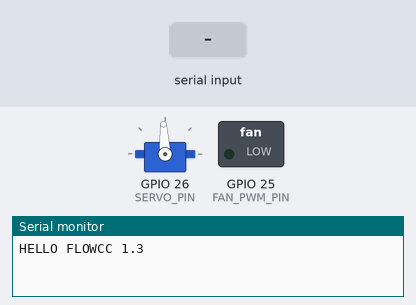
This sketch was run on a simulated ESP32. On the bench: servo, switched loads named in the sketch (green lamp = pin HIGH), the last lines printed to the serial monitor. The inputs (shaded band) are chosen by the test bench. Servo pulses on a pin are drawn as a servo (544–2400 µs = 0–180°).

Above: at 1.2 s.
1.3 s: "PWR 1\n" received over Serial
At 2.5 s:
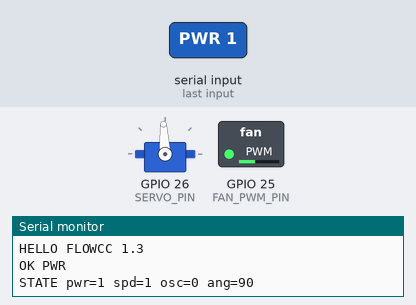
2.8 s: "PING 1\n" received over Serial
4.3 s: "PWR 150\n" received over Serial
Timing chart, 0 to 7.3 s (numbered marks = the images above; inputs shaded):
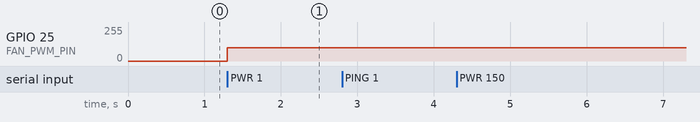

Measured:
- after the input at 1.3 s, GPIO 25 (FAN_PWM_PIN): 0/255 → 100/255 at once

The sketch:

esp32_fan.ino
```cpp
/*
 * FlowCC ESP32 参考固件 v1.3
 * ---------------------------
 * 与 FlowCC 桌面软件的「串口协议 v1.1」完全对应：
 *   主机 -> 设备: PWR 0/1 | SPD 1..3 | OSC 0/1 | ANG 0..180 | STATE? | PING
 *   设备 -> 主机: OK <CMD> | ERR <CMD> <CODE> | STATE pwr=x spd=x osc=x ang=x | PONG | HELLO FLOWCC 1.3
 *
 * 传输方式三选一（编译前修改 FLOWCC_TRANSPORT）：
 *   SERIAL  USB 串口，115200 8N1
 *   WIFI    TCP 服务，端口 3333（填写 WIFI_SSID / WIFI_PASS）
 *   BLE     BLE NUS（Nordic UART Service），广播名 FlowCC
 *
 * 硬件接线（以 ESP32 DevKit V1 为例）:
 *   GPIO25 --[1kΩ 电阻]--> N 沟道 MOSFET 栅极（如 AO3400 / IRLZ44N）
 *            MOSFET 源极 -> GND；漏极 -> 风扇负极；风扇正极 -> 电源正极
 *            风扇两端并联续流二极管 1N4007（方向：正极朝风扇电源正）
 *            栅极与 GND 之间接 10kΩ 下拉电阻，防止上电瞬间误启动
 *   GPIO26 --> 舵机信号线（SG90，用于摇头机构），红线 5V，棕线 GND
 *   风扇电源：5V 小风扇可用 USB 供电；12V 风扇需独立电源，与 ESP32 共地
 *
 * 说明:
 *   - 风扇 PWM 频率 20kHz（超出人耳范围，无电流声），8 位分辨率
 *   - 舵机用 LEDC 50Hz PWM 模拟，无需额外库
 *   - 档位 -> PWM 占空比映射见 SPEED_DUTY，可按实际风扇调整
 */

#define SERIAL 0
#define WIFI 1
#define BLE 2

#define FLOWCC_TRANSPORT SERIAL
#define WIFI_SSID "your-ssid"
#define WIFI_PASS "your-pass"
#define TCP_PORT 3333

const char FW_VERSION[] = "1.3";

// ---- 引脚与参数 ----
const int FAN_PWM_PIN   = 25;
const int SERVO_PIN     = 26;
const int PWM_FREQ      = 20000;   // 风扇 PWM 频率 Hz
const int PWM_RES       = 8;       // 8 位分辨率 0~255
const int SERVO_FREQ    = 50;      // 舵机 PWM 频率 Hz
const int SERVO_RES     = 16;      // 16 位分辨率
const int SERVO_MAX     = 65535;   // 16 位满量程对应 20ms 周期
const unsigned long SERVO_STEP_MS = 15;  // 摇头步进间隔

// 档位 -> PWM 占空比（0~255）。若风扇起步电压高，可抬高 1 档数值。
const int SPEED_DUTY[4] = {0, 100, 175, 255};

// ---- 状态 ----
bool  g_power = false;
int   g_speed = 1;      // 1..3
bool  g_osc   = false;
int   g_angle = 90;     // 手动摆头目标角度 0..180
int   g_servo_pos   = 90;   // 0..180
int   g_servo_dir   = 1;
unsigned long g_last_servo_ms = 0;
String g_line_buf;

void handleCommand(String line);  // 前置声明

// ---- 传输层（按 FLOWCC_TRANSPORT 编译） ----
#if FLOWCC_TRANSPORT == WIFI
#include <WiFi.h>
WiFiServer g_server(TCP_PORT);
WiFiClient g_client;
#elif FLOWCC_TRANSPORT == BLE
#include <BLEDevice.h>
#include <BLEServer.h>
#define NUS_SERVICE "6e400001-b5a3-f393-e0a9-e50e24dcca9e"
#define NUS_RX      "6e400002-b5a3-f393-e0a9-e50e24dcca9e"
#define NUS_TX      "6e400003-b5a3-f393-e0a9-e50e24dcca9e"
BLECharacteristic *g_tx = nullptr;
bool g_ble_connected = false;
#endif

void sendLine(const String &line) {
#if FLOWCC_TRANSPORT == SERIAL
  Serial.println(line);
#elif FLOWCC_TRANSPORT == WIFI
  if (g_client) g_client.println(line);
#elif FLOWCC_TRANSPORT == BLE
  if (g_ble_connected && g_tx) {
    String out = line + "\n";
    g_tx->setValue((uint8_t *)out.c_str(), out.length());
    g_tx->notify();
  }
#endif
}

void feedChar(char c) {
  if (c == '\n') {
    String line = g_line_buf;
    g_line_buf = "";
    handleCommand(line);
  } else if (c != '\r') {
    if (g_line_buf.length() < 64) g_line_buf += c;
  }
}

// ---- 输出控制 ----
void applyFan() {
  int duty = (g_power) ? SPEED_DUTY[g_speed] : 0;
  ledcWrite(FAN_PWM_PIN, duty);
}

void writeServo(int pos) {
  // 0..180 度映射到 1000..2000us 脉宽；20ms 周期下换算 16 位占空比
  long width_us = 1000L + (long)pos * 1000L / 180L;
  int duty = (int)(width_us * SERVO_MAX / 20000L);
  ledcWrite(SERVO_PIN, duty);
}

void reportState() {
  String s = "STATE pwr=";
  s += g_power ? 1 : 0;
  s += " spd="; s += g_speed;
  s += " osc="; s += g_osc ? 1 : 0;
  s += " ang="; s += g_angle;
  sendLine(s);
}

void handleCommand(String line) {
  line.trim();
  if (line.length() == 0) return;

  int sp = line.indexOf(' ');
  String cmd = (sp < 0) ? line : line.substring(0, sp);
  String arg = (sp < 0) ? "" : line.substring(sp + 1);
  cmd.trim();
  arg.trim();

  if (cmd == "PING") { sendLine("PONG"); return; }
  if (cmd == "STATE?") { sendLine("OK STATE?"); reportState(); return; }
  if (cmd == "PWR") {
    if (arg != "0" && arg != "1") { sendLine("ERR PWR BADARG"); return; }
    g_power = (arg == "1");
    applyFan();
    sendLine("OK PWR"); reportState(); return;
  }
  if (cmd == "SPD") {
    int level = arg.toInt();
    if (level < 1 || level > 3 || String(level) != arg) { sendLine("ERR SPD BADARG"); return; }
    g_speed = level;
    applyFan();
    sendLine("OK SPD"); reportState(); return;
  }
  if (cmd == "OSC") {
    if (arg != "0" && arg != "1") { sendLine("ERR OSC BADARG"); return; }
    g_osc = (arg == "1");
    sendLine("OK OSC"); reportState(); return;
  }
  if (cmd == "ANG") {
    int deg = arg.toInt();
    if (deg < 0 || deg > 180 || String(deg) != arg) { sendLine("ERR ANG BADARG"); return; }
    g_osc = false;      // 手动摆头即退出自动摇头
    g_angle = deg;
    sendLine("OK ANG"); reportState(); return;
  }
  sendLine("ERR " + cmd + " UNSUPPORTED");
}

// ---- 摇头 ----
void tickServo() {
  unsigned long now = millis();
  if (now - g_last_servo_ms < SERVO_STEP_MS) return;
  g_last_servo_ms = now;
  if (!g_osc) {
    if (g_servo_pos == g_angle) return;   // 已到位
    if (g_servo_pos < g_angle) g_servo_pos++;
    else g_servo_pos--;
    writeServo(g_servo_pos);
    return;
  }
  g_servo_pos += g_servo_dir;
  if (g_servo_pos >= 180) { g_servo_pos = 180; g_servo_dir = -1; }
  if (g_servo_pos <= 0)   { g_servo_pos = 0;   g_servo_dir = 1;  }
  writeServo(g_servo_pos);
}

// ---- BLE 回调 ----
#if FLOWCC_TRANSPORT == BLE
class RxCallback : public BLECharacteristicCallbacks {
  void onWrite(BLECharacteristic *c) override {
    std::string v = c->getValue();
    for (char ch : v) feedChar(ch);
  }
};
class ServerCallbacks : public BLEServerCallbacks {
  void onConnect(BLEServer *) override { g_ble_connected = true; }
  void onDisconnect(BLEServer *) override { g_ble_connected = false; }
};
#endif

// ---- Arduino 入口 ----
void setup() {
  ledcAttach(FAN_PWM_PIN, PWM_FREQ, PWM_RES);    // ESP32 Arduino Core 3.x API
  ledcAttach(SERVO_PIN, SERVO_FREQ, SERVO_RES);  // 旧版核心请改用 ledcSetup + ledcAttachPin
  applyFan();
  writeServo(g_servo_pos);

#if FLOWCC_TRANSPORT == SERIAL
  Serial.begin(115200);
  delay(50);
  sendLine(String("HELLO FLOWCC ") + FW_VERSION);
#elif FLOWCC_TRANSPORT == WIFI
  Serial.begin(115200);
  WiFi.begin(WIFI_SSID, WIFI_PASS);
  while (WiFi.status() != WL_CONNECTED) { delay(200); }
  g_server.begin();
  Serial.print("FlowCC WiFi IP: ");
  Serial.println(WiFi.localIP());   // 串口监视器查看 IP，填入软件连接栏
#elif FLOWCC_TRANSPORT == BLE
  BLEDevice::init("FlowCC");
  BLEServer *server = BLEDevice::createServer();
  server->setCallbacks(new ServerCallbacks());
  BLEService *svc = server->createService(NUS_SERVICE);
  g_tx = svc->createCharacteristic(NUS_TX, BLECharacteristic::PROPERTY_NOTIFY);
  BLECharacteristic *rx = svc->createCharacteristic(
      NUS_RX, BLECharacteristic::PROPERTY_WRITE | BLECharacteristic::PROPERTY_WRITE_NR);
  rx->setCallbacks(new RxCallback());
  svc->start();
  BLEAdvertising *adv = server->getAdvertising();
  adv->addServiceUUID(NUS_SERVICE);
  adv->start();
#endif
}

void loop() {
#if FLOWCC_TRANSPORT == SERIAL
  while (Serial.available() > 0) feedChar((char)Serial.read());
#elif FLOWCC_TRANSPORT == WIFI
  if (!g_client || !g_client.connected()) {
    g_client = g_server.available();   // 等待/接受新客户端
    if (g_client) sendLine(String("HELLO FLOWCC ") + FW_VERSION);
  } else {
    while (g_client.available() > 0) feedChar((char)g_client.read());
  }
#endif
  tickServo();
}
```
